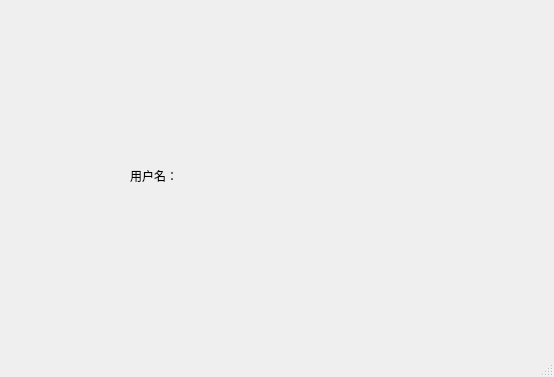
<?xml version="1.0" encoding="UTF-8"?>
<ui version="4.0">
 <class>MainWindow</class>
 <widget class="QMainWindow" name="MainWindow">
  <property name="geometry">
   <rect>
    <x>0</x>
    <y>0</y>
    <width>554</width>
    <height>377</height>
   </rect>
  </property>
  <property name="windowTitle">
   <string>MainWindow</string>
  </property>
  <widget class="QWidget" name="centralwidget">
   <widget class="QLabel" name="label">
    <property name="geometry">
     <rect>
      <x>130</x>
      <y>170</y>
      <width>54</width>
      <height>12</height>
     </rect>
    </property>
    <property name="text">
     <string>用户名：</string>
    </property>
   </widget>
  </widget>
  <widget class="QMenuBar" name="menubar">
   <property name="geometry">
    <rect>
     <x>0</x>
     <y>0</y>
     <width>554</width>
     <height>23</height>
    </rect>
   </property>
  </widget>
  <widget class="QStatusBar" name="statusbar"/>
 </widget>
 <resources/>
 <connections/>
</ui>
